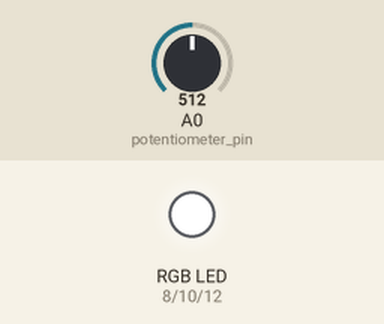
Simulated run of this sketch. Board: Arduino Uno, built with avr-gcc and run on an emulated ATmega328P. Shown: an RGB LED mixed from three pins (HIGH = lit). The inputs (shaded band) are chosen by the test bench; at power-on: A0 (potentiometer_pin) = 512. Dim RGB values are drawn brighter than linear; what the sketch prints to the serial monitor is not drawn.

Above: at 1.2 s.
1.3 s: A0 (potentiometer_pin) set to 306
At 1.8 s:
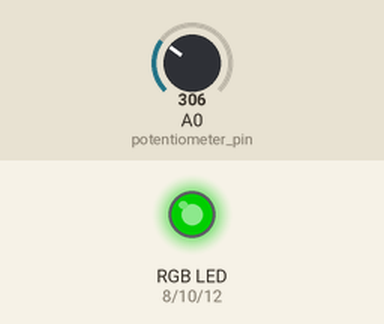
2.8 s: A0 (potentiometer_pin) set to 122
At 4.0 s:
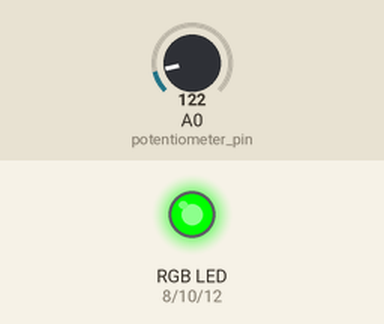
4.3 s: A0 (potentiometer_pin) set to 79
5.8 s: A0 (potentiometer_pin) set to 70
At 6.4 s:
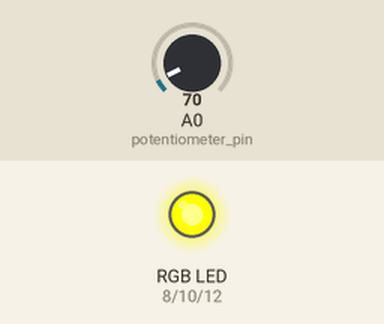
7.3 s: A0 (potentiometer_pin) set to 511
At 8.5 s:
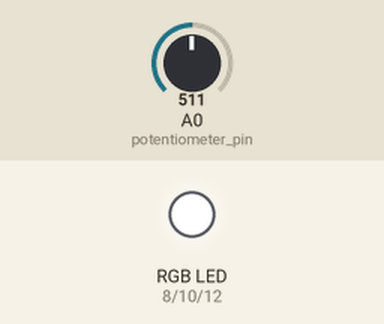
8.8 s: A0 (potentiometer_pin) set to 0
At 9.9 s:
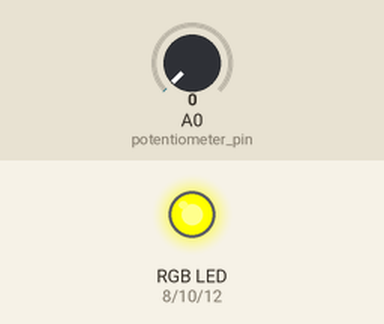
Timing chart, 0 to 11.3 s (numbered marks = the images above; inputs shaded):
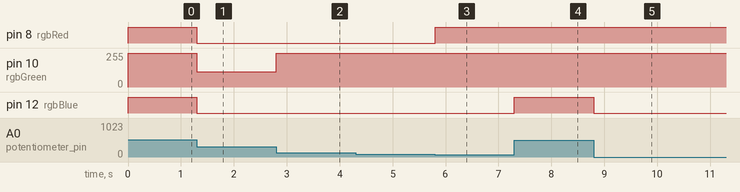

Measured:
- the behaviour switches between 76 and 75 on A0 (potentiometer_pin) (found by bisection; images 2 and 3)
- after the input at 1.3 s, pin 8 (rgbRed), pin 12 (rgbBlue): HIGH → LOW at once; pin 10 (rgbGreen): 255/255 → 115/255 at once
- after the input at 2.8 s, pin 10 (rgbGreen): 115/255 → 255/255 at once
- after the input at 5.8 s, pin 8 (rgbRed): LOW → HIGH at once
- after the input at 7.3 s, pin 12 (rgbBlue): LOW → HIGH at once
- after the input at 8.8 s, pin 12 (rgbBlue): HIGH → LOW at once

The sketch:

exercise8_analog_input.ino
```cpp
int rgbRed = 8;
int rgbGreen = 10;
int rgbBlue = 12;


void setup() {
  // put your setup code here, to run once:
  pinMode(rgbRed, OUTPUT);
  pinMode(rgbGreen,OUTPUT);
  pinMode(rgbBlue,OUTPUT);
  pinMode(A0,INPUT); // potentiometer pin
  Serial.begin(115200);
}

void loop() {
  // put your main code here, to run repeatedly:
  int sensorValue = analogRead(A0);
  float voltage = sensorValue * (3.3 / 1023.0); //conversion from digital sensor value to analog voltage
  Serial.println(voltage,3);
  // Conversion factor 255/2.3 is to convert to the RGB values interval 0-255, reaching 255 at 2.3V.
  int b = floor(255/2.3 * voltage); //linear increase
  int r = floor(255 + 0.03*255/2.3*voltage*255/2.3*voltage -5.5*255/2.3*voltage); //parabolic function of voltage, found through experimentation/DESMOS
  int g = floor(-0.04*255/2.3*voltage*255/2.3*voltage + 10*255/2.3*voltage - 500);  //parabolic function of voltage, found through experimentation/DESMOS
  analogWrite(rgbRed,r);
  analogWrite(rgbBlue,b);
  analogWrite(rgbGreen,g);
}
```
